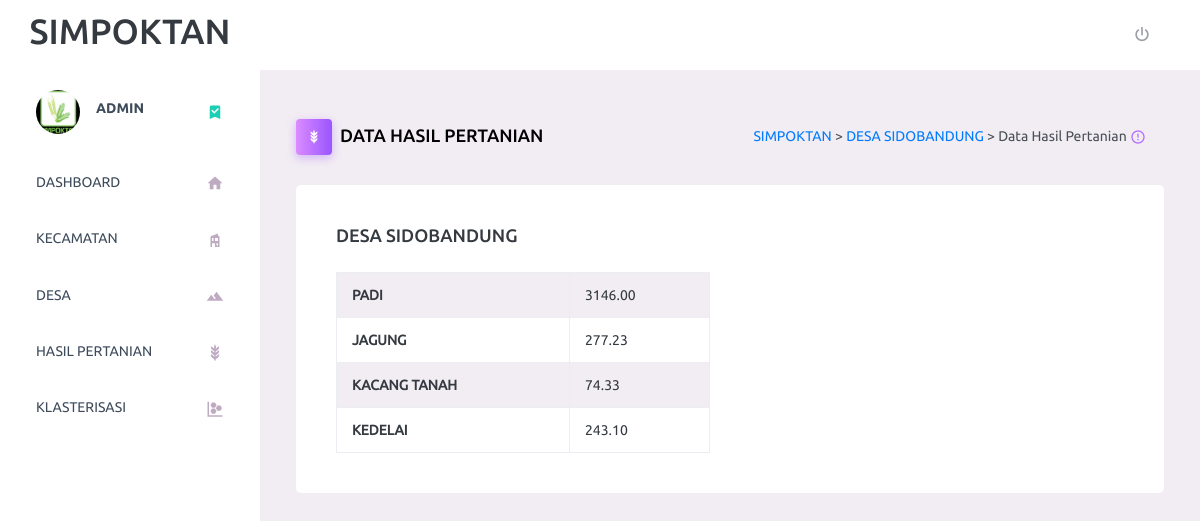
Screenshot of /c_hasilpertanian/detail_hasil/D001/SIDOBANDUNG with the database file from the repository.
### tables this page shows
CREATE TABLE `hasil_pertanian` (
  `id_hasil` varchar(20) NOT NULL,
  `id_desa` varchar(20) NOT NULL,
  `padi` decimal(20,2) NOT NULL,
  `jagung` decimal(20,2) NOT NULL,
  `kacang_tanah` decimal(20,2) NOT NULL,
  `kedelai` decimal(20,2) NOT NULL
);

### application/controllers/C_hasilpertanian.php (called while the page is built, shortened)
<?php
	class C_hasilpertanian extends CI_Controller{
		public function detail_hasil($id_desa,$nama_desa){
			$where = array('id_desa' => $id_desa);
			$data['hasil_pertanian'] = $this->M_data->get_where('hasil_pertanian',$where);
			$data['desa'] = $this->M_data->get_where('desa',$where);
			$data['nama_desa'] = $nama_desa;
				$this->load->view('V_link');
				$this->load->view('V_navbar');
				$this->load->view('V_detailhasil',$data);
		}
}
 ?>

### index.php (called while the page is built, shortened)
<?php
require_once BASEPATH.'core/CodeIgniter.php';

### application/models/M_data.php (called while the page is built, shortened)
<?php
class M_data extends CI_Model{
	public function get_where($nama_table,$where){
		return $this->db->get_where($nama_table,$where)->result();
	}
}
 ?>

### application/views/V_detailhasil.php (the view, shortened to what this page needs)
<body>
      <div class="main-panel">
        <div class="content-wrapper">
          <div class="page-header">
            <h3 class="page-title">
              <span class="page-title-icon bg-gradient-primary text-white mr-2">
                <i class="mdi mdi-barley"></i>
              </span>DATA HASIL PERTANIAN
            </h3>
            <nav aria-label="breadcrumb">
              <ul class="breadcrumb">
                <li class="breadcrumb-item active" aria-current="page">
                  <span>
                    <a href="<?= site_url('C_dashboard/breadcrumb') ?>">SIMPOKTAN </a>>
                    <a href="<?php echo base_url('c_desa')?>">DESA <a href="<?= site_url('c_desa') ?>"><?= $nama_desa ?></a> > Data Hasil Pertanian</span>
                  <i class="mdi mdi-alert-circle-outline icon-sm text-primary align-middle"></i>
                </li>
              </ul>
            </nav>
          </div>
        <section class="content">
            <div class="card">
            <div class="card-body">
          <div class="row">
              <div class="col-md-6">
              <h4>DESA <?= $nama_desa ?></h4>
              <br>
              <table class="table table-bordered table-striped" >
                    <tbody>
                         <?php
                         foreach ($hasil_pertanian as $hsl) :
                         ?>
                        <tr><td><b>PADI</b></td><td><?php echo $hsl->padi ?></td></tr>
                        <tr><td><b>JAGUNG</b></td><td><?php echo $hsl->jagung ?></td></tr>
                        <tr><td><b>KACANG TANAH</b></td><td><?php echo $hsl->kacang_tanah ?></td></tr>
                        <tr><td><b>KEDELAI</b></td><td><?php echo $hsl->kedelai ?></td></tr>
                        <?php endforeach; ?>
                   </tbody>
              </table>
            </div>
          </div>
          </div>
          </div>
          </div>
      </div>

### rows the page displays
hasil_pertanian: padi "3146.00", jagung "277.23", kacang_tanah "74.33", kedelai "243.10"

### other values shown
$nama_desa "SIDOBANDUNG"
